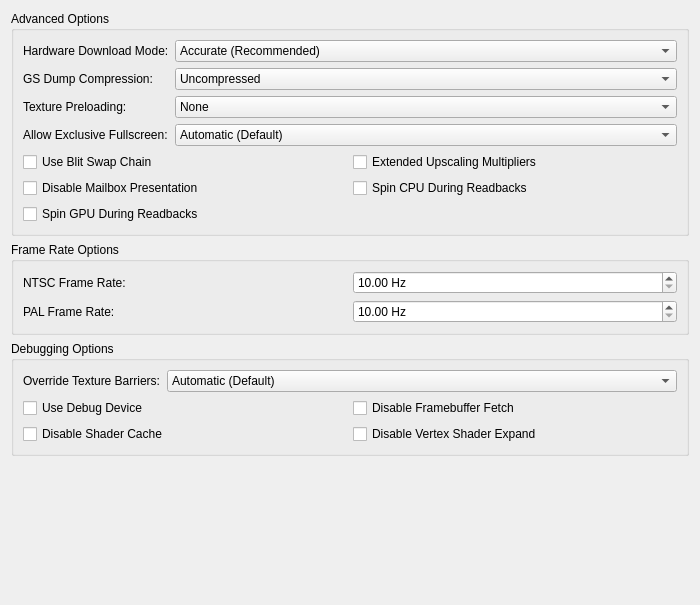
<?xml version="1.0" encoding="UTF-8"?>
<ui version="4.0">
 <class>GraphicsAdvancedSettingsTab</class>
 <widget class="QWidget" name="GraphicsAdvancedSettingsTab">
  <property name="geometry">
   <rect>
    <x>0</x>
    <y>0</y>
    <width>700</width>
    <height>605</height>
   </rect>
  </property>
  <property name="windowTitle">
   <string/>
  </property>
  <layout class="QVBoxLayout" name="verticalLayout">
   <item>
    <widget class="QGroupBox" name="advancedOptions">
     <property name="sizePolicy">
      <sizepolicy hsizetype="Preferred" vsizetype="Fixed">
       <horstretch>0</horstretch>
       <verstretch>0</verstretch>
      </sizepolicy>
     </property>
     <property name="title">
      <string>Advanced Options</string>
     </property>
     <layout class="QFormLayout" name="advancedOptionsFormLayout">
      <item row="0" column="0">
       <widget class="QLabel" name="hwDownloadModeLabel">
        <property name="text">
         <string>Hardware Download Mode:</string>
        </property>
        <property name="buddy">
         <cstring>gsDownloadMode</cstring>
        </property>
       </widget>
      </item>
      <item row="0" column="1">
       <widget class="QComboBox" name="gsDownloadMode">
        <item>
         <property name="text">
          <string>Accurate (Recommended)</string>
         </property>
        </item>
        <item>
         <property name="text">
          <string>Accurate (Force Full Readbacks)</string>
         </property>
        </item>
        <item>
         <property name="text">
          <string>Disable Readbacks (Synchronize GS Thread)</string>
         </property>
        </item>
        <item>
         <property name="text">
          <string>Unsynchronized (Non-Deterministic)</string>
         </property>
        </item>
        <item>
         <property name="text">
          <string>Disabled (Ignore Transfers)</string>
         </property>
        </item>
        <item>
         <property name="text">
          <string>Asynchronous (Experimental)</string>
         </property>
        </item>
       </widget>
      </item>
      <item row="1" column="0">
       <widget class="QLabel" name="gsDumpCompressionLabel">
        <property name="text">
         <string>GS Dump Compression:</string>
        </property>
        <property name="buddy">
         <cstring>gsDumpCompression</cstring>
        </property>
       </widget>
      </item>
      <item row="1" column="1">
       <widget class="QComboBox" name="gsDumpCompression">
        <item>
         <property name="text">
          <string>Uncompressed</string>
         </property>
        </item>
        <item>
         <property name="text">
          <string>LZMA (xz)</string>
         </property>
        </item>
        <item>
         <property name="text">
          <string>Zstandard (zst)</string>
         </property>
        </item>
       </widget>
      </item>
      <item row="10" column="0" colspan="2">
       <layout class="QGridLayout" name="advancedLayout">
        <item row="1" column="1">
         <widget class="QCheckBox" name="extendedUpscales">
          <property name="text">
           <string>Extended Upscaling Multipliers</string>
          </property>
         </widget>
        </item>
        <item row="2" column="0">
         <widget class="QCheckBox" name="disableMailboxPresentation">
          <property name="text">
           <string extracomment="Mailbox Presentation: a type of graphics-rendering technique that has not been exposed to the public that often, so chances are you will need to keep the word mailbox in English. It does not have anything to do with postal mailboxes or email inboxes/outboxes.">Disable Mailbox Presentation</string>
          </property>
         </widget>
        </item>
        <item row="1" column="0">
         <widget class="QCheckBox" name="useBlitSwapChain">
          <property name="text">
           <string extracomment="Blit = a data operation. You might want to write it as-is, but fully uppercased. More information: https://en.wikipedia.org/wiki/Bit_blit \nSwap chain: see Microsoft's Terminology Portal.">Use Blit Swap Chain</string>
          </property>
         </widget>
        </item>
        <item row="2" column="1">
         <widget class="QCheckBox" name="spinCPUDuringReadbacks">
          <property name="text">
           <string>Spin CPU During Readbacks</string>
          </property>
         </widget>
        </item>
        <item row="3" column="0">
         <widget class="QCheckBox" name="spinGPUDuringReadbacks">
          <property name="text">
           <string>Spin GPU During Readbacks</string>
          </property>
         </widget>
        </item>
       </layout>
      </item>
      <item row="6" column="0">
       <widget class="QLabel" name="exclussiveFSLabel">
        <property name="text">
         <string>Allow Exclusive Fullscreen:</string>
        </property>
        <property name="buddy">
         <cstring>exclusiveFullscreenControl</cstring>
        </property>
       </widget>
      </item>
      <item row="6" column="1">
       <widget class="QComboBox" name="exclusiveFullscreenControl">
        <item>
         <property name="text">
          <string>Automatic (Default)</string>
         </property>
        </item>
        <item>
         <property name="text">
          <string>Disallowed</string>
         </property>
        </item>
        <item>
         <property name="text">
          <string>Allowed</string>
         </property>
        </item>
       </widget>
      </item>
      <item row="5" column="1">
       <widget class="QComboBox" name="texturePreloading">
        <item>
         <property name="text">
          <string>None</string>
         </property>
        </item>
        <item>
         <property name="text">
          <string>Partial</string>
         </property>
        </item>
        <item>
         <property name="text">
          <string>Full (Hash Cache)</string>
         </property>
        </item>
       </widget>
      </item>
      <item row="5" column="0">
       <widget class="QLabel" name="label">
        <property name="text">
         <string>Texture Preloading:</string>
        </property>
        <property name="buddy">
         <cstring>texturePreloading</cstring>
        </property>
       </widget>
      </item>
     </layout>
    </widget>
   </item>
   <item>
    <widget class="QGroupBox" name="frameRateOptions">
     <property name="title">
      <string>Frame Rate Options</string>
     </property>
     <layout class="QGridLayout" name="frameRateOptionsFormLayout">
      <item row="0" column="0">
       <widget class="QLabel" name="ntscLabel">
        <property name="text">
         <string>NTSC Frame Rate:</string>
        </property>
        <property name="buddy">
         <cstring>ntscFrameRate</cstring>
        </property>
       </widget>
      </item>
      <item row="0" column="1">
       <widget class="QDoubleSpinBox" name="ntscFrameRate">
        <property name="suffix">
         <string extracomment="Hz=Hertz, as in the measuring unit. Shown after the corresponding number. Those languages who'd need to remove the space or do something in between should do so."> Hz</string>
        </property>
        <property name="minimum">
         <double>10.000000000000000</double>
        </property>
        <property name="maximum">
         <double>300.000000000000000</double>
        </property>
        <property name="singleStep">
         <double>0.010000000000000</double>
        </property>
       </widget>
      </item>
      <item row="1" column="0">
       <widget class="QLabel" name="palLabel">
        <property name="text">
         <string>PAL Frame Rate:</string>
        </property>
        <property name="buddy">
         <cstring>palFrameRate</cstring>
        </property>
       </widget>
      </item>
      <item row="1" column="1">
       <widget class="QDoubleSpinBox" name="palFrameRate">
        <property name="suffix">
         <string> Hz</string>
        </property>
        <property name="minimum">
         <double>10.000000000000000</double>
        </property>
        <property name="maximum">
         <double>300.000000000000000</double>
        </property>
        <property name="singleStep">
         <double>0.010000000000000</double>
        </property>
       </widget>
      </item>
     </layout>
    </widget>
   </item>
   <item>
    <widget class="QGroupBox" name="debuggingOptions">
     <property name="sizePolicy">
      <sizepolicy hsizetype="Preferred" vsizetype="Fixed">
       <horstretch>0</horstretch>
       <verstretch>0</verstretch>
      </sizepolicy>
     </property>
     <property name="title">
      <string>Debugging Options</string>
     </property>
     <layout class="QFormLayout" name="debuggingOptionsFormLayout">
      <item row="0" column="0">
       <widget class="QLabel" name="barriersLabel">
        <property name="text">
         <string>Override Texture Barriers:</string>
        </property>
        <property name="buddy">
         <cstring>overrideTextureBarriers</cstring>
        </property>
       </widget>
      </item>
      <item row="0" column="1">
       <widget class="QComboBox" name="overrideTextureBarriers">
        <item>
         <property name="text">
          <string>Automatic (Default)</string>
         </property>
        </item>
        <item>
         <property name="text">
          <string>Force Disabled</string>
         </property>
        </item>
        <item>
         <property name="text">
          <string>Force Enabled</string>
         </property>
        </item>
       </widget>
      </item>
      <item row="2" column="0" colspan="2">
       <layout class="QGridLayout" name="debuggingOptionsLayout">
        <item row="0" column="1">
         <widget class="QCheckBox" name="disableFramebufferFetch">
          <property name="text">
           <string>Disable Framebuffer Fetch</string>
          </property>
         </widget>
        </item>
        <item row="1" column="0">
         <widget class="QCheckBox" name="disableShaderCache">
          <property name="text">
           <string>Disable Shader Cache</string>
          </property>
         </widget>
        </item>
        <item row="1" column="1">
         <widget class="QCheckBox" name="disableVertexShaderExpand">
          <property name="text">
           <string>Disable Vertex Shader Expand</string>
          </property>
         </widget>
        </item>
        <item row="0" column="0">
         <widget class="QCheckBox" name="useDebugDevice">
          <property name="text">
           <string>Use Debug Device</string>
          </property>
         </widget>
        </item>
       </layout>
      </item>
     </layout>
    </widget>
   </item>
   <item>
    <spacer name="verticalSpacer">
     <property name="orientation">
      <enum>Qt::Orientation::Vertical</enum>
     </property>
     <property name="sizeHint" stdset="0">
      <size>
       <width>20</width>
       <height>0</height>
      </size>
     </property>
    </spacer>
   </item>
  </layout>
 </widget>
 <tabstops>
  <tabstop>gsDownloadMode</tabstop>
  <tabstop>gsDumpCompression</tabstop>
  <tabstop>texturePreloading</tabstop>
  <tabstop>exclusiveFullscreenControl</tabstop>
  <tabstop>useBlitSwapChain</tabstop>
  <tabstop>extendedUpscales</tabstop>
  <tabstop>disableMailboxPresentation</tabstop>
  <tabstop>spinCPUDuringReadbacks</tabstop>
  <tabstop>spinGPUDuringReadbacks</tabstop>
  <tabstop>ntscFrameRate</tabstop>
  <tabstop>palFrameRate</tabstop>
  <tabstop>overrideTextureBarriers</tabstop>
  <tabstop>useDebugDevice</tabstop>
  <tabstop>disableFramebufferFetch</tabstop>
  <tabstop>disableShaderCache</tabstop>
  <tabstop>disableVertexShaderExpand</tabstop>
 </tabstops>
 <resources/>
 <connections/>
</ui>
